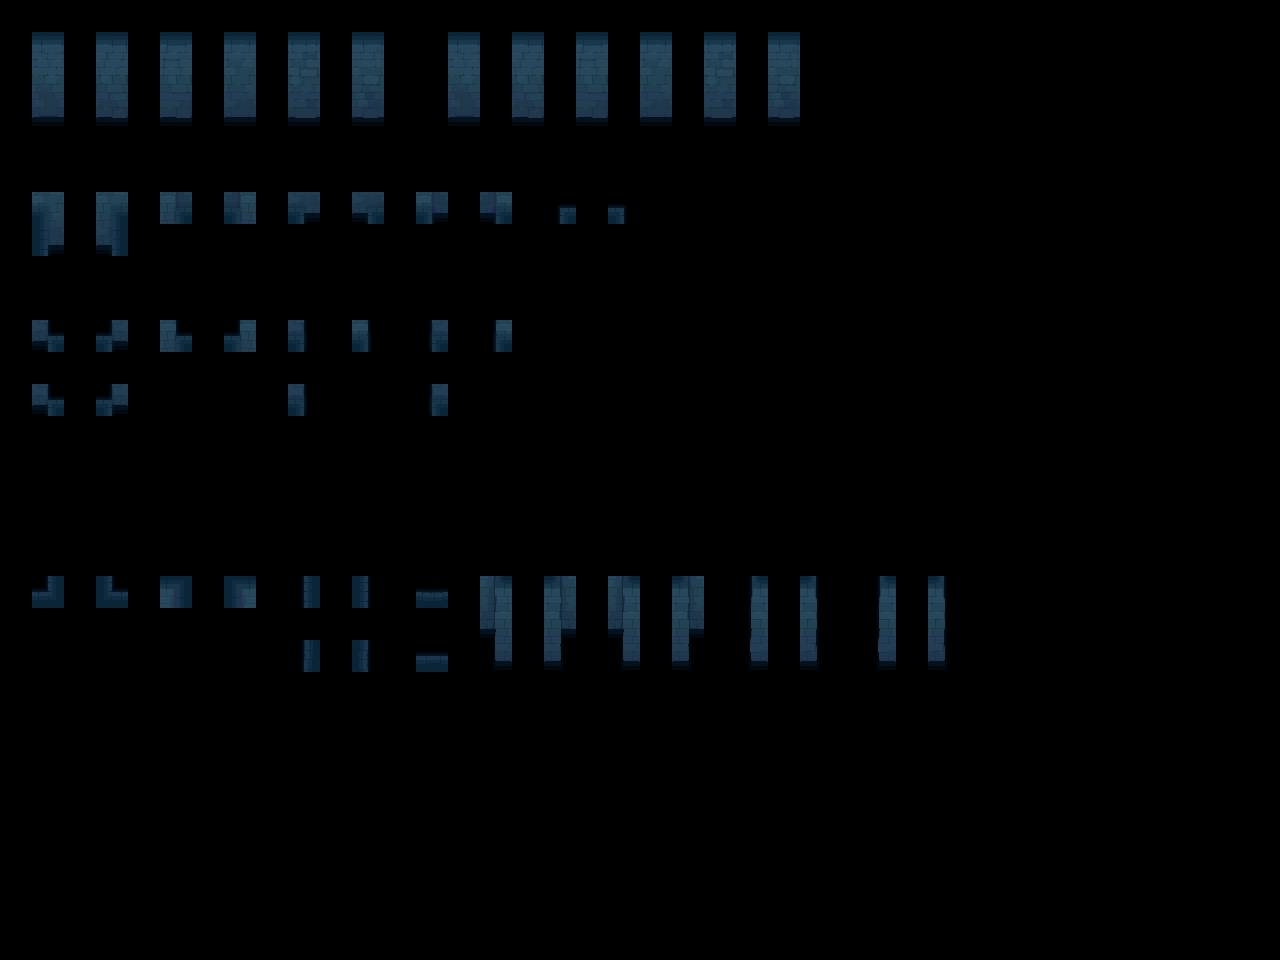

Tiled map render using the project's own tile images. Description and the whole map definition, tile-layer contents included, below:
An orthogonal 40x30 tile map with 32x32 px tiles, 2 tile layers (input_wall-1-2-3, output_wall-1-2-3) and 5 objects.

<map version="1.9" tiledversion="1.9.2" orientation="orthogonal" renderorder="right-down" width="40" height="30" tilewidth="32" tileheight="32" infinite="0" nextlayerid="4" nextobjectid="7">
 <properties>
  <property name="MatchInOrder" type="bool" value="true" />
 </properties>
 <tileset firstgid="1" source="../Tilesets/Tileset - wall 1.tsx" />
 <layer id="1" name="input_wall-1-2-3" width="40" height="30" opacity="0.83">
  <data encoding="csv">
0,0,0,0,0,0,0,0,0,0,0,0,0,0,0,0,0,0,0,0,0,0,0,0,0,0,0,0,0,0,0,0,0,0,0,0,0,0,0,0,
0,67,0,67,0,67,0,67,0,67,0,67,0,0,67,0,67,0,67,0,67,0,67,0,67,0,0,0,0,0,0,0,0,0,0,0,0,0,0,0,
0,83,0,83,0,83,0,83,0,83,0,83,0,0,83,0,83,0,83,0,83,0,83,0,83,0,0,0,0,0,0,0,0,0,0,0,0,0,0,0,
0,99,0,99,0,99,0,99,0,99,0,99,0,0,99,0,99,0,99,0,99,0,99,0,99,0,0,0,0,0,0,0,0,0,0,0,0,0,0,0,
0,0,0,0,0,0,0,0,0,0,0,0,0,0,0,0,0,0,0,0,0,0,0,0,0,0,0,0,0,0,0,0,0,0,0,0,0,0,0,0,
0,0,0,0,0,0,0,0,0,0,0,0,0,0,0,0,0,0,0,0,0,0,0,0,0,0,0,0,0,0,0,0,0,0,0,0,0,0,0,0,
0,6,0,8,0,12,0,44,0,38,0,40,0,58,0,74,0,17,0,21,0,0,0,0,0,0,0,0,0,0,0,0,0,0,0,0,0,0,0,0,
0,22,0,24,0,0,0,0,0,0,0,0,0,0,0,0,0,0,0,0,0,0,0,0,0,0,0,0,0,0,0,0,0,0,0,0,0,0,0,0,
0,0,0,0,0,0,0,0,0,0,0,0,0,0,0,0,0,0,0,0,0,0,0,0,0,0,0,0,0,0,0,0,0,0,0,0,0,0,0,0,
0,0,0,0,0,0,0,0,0,0,0,0,0,0,0,0,0,0,0,0,0,0,0,0,0,0,0,0,0,0,0,0,0,0,0,0,0,0,0,0,
0,76,0,108,0,109,0,125,0,102,0,118,0,104,0,120,0,0,0,0,0,0,0,0,0,0,0,0,0,0,0,0,0,0,0,0,0,0,0,0,
0,0,0,0,0,0,0,0,0,0,0,0,0,0,0,0,0,0,0,0,0,0,0,0,0,0,0,0,0,0,0,0,0,0,0,0,0,0,0,0,
0,30,0,29,0,0,0,0,0,13,0,0,0,15,0,0,0,0,0,0,0,0,0,0,0,0,0,0,0,0,0,0,0,0,0,0,0,0,0,0,
0,0,0,0,0,0,0,0,0,0,0,0,0,0,0,0,0,0,0,0,0,0,0,0,0,0,0,0,0,0,0,0,0,0,0,0,0,0,0,0,
0,0,0,0,0,0,0,0,0,0,0,0,0,0,0,0,0,0,0,0,0,0,0,0,0,0,0,0,0,0,0,0,0,0,0,0,0,0,0,0,
0,0,0,0,0,0,0,0,0,0,0,0,0,0,0,0,0,0,0,0,0,0,0,0,0,0,0,0,0,0,0,0,0,0,0,0,0,0,0,0,
0,0,0,0,0,0,0,0,0,0,0,0,0,0,0,0,0,0,0,0,0,0,0,0,0,0,0,0,0,0,0,0,0,0,0,0,0,0,0,0,
0,0,0,0,0,0,0,0,0,0,0,0,0,0,0,0,0,0,0,0,0,0,0,0,0,0,0,0,0,0,0,0,0,0,0,0,0,0,0,0,
0,18,0,20,0,50,0,52,0,33,0,37,0,3,0,66,0,68,0,66,0,68,0,49,0,53,0,49,0,53,0,0,0,0,0,0,0,0,0,0,
0,0,0,0,0,0,0,0,0,0,0,0,0,0,0,82,0,84,0,82,0,84,0,65,0,69,0,65,0,69,0,0,0,0,0,0,0,0,0,0,
0,0,0,0,0,0,0,0,0,33,0,37,0,3,0,98,0,100,0,98,0,100,0,81,0,85,0,81,0,85,0,0,0,0,0,0,0,0,0,0,
0,0,0,0,0,0,0,0,0,0,0,0,0,0,0,0,0,0,0,0,0,0,0,0,0,0,0,0,0,0,0,0,0,0,0,0,0,0,0,0,
0,0,0,0,0,0,0,0,0,0,0,0,0,0,0,0,0,0,0,0,0,0,0,0,0,0,0,0,0,0,0,0,0,0,0,0,0,0,0,0,
0,0,0,0,0,0,0,0,0,0,0,0,0,0,0,0,0,0,0,0,0,0,0,0,0,0,0,0,0,0,0,0,0,0,0,0,0,0,0,0,
0,0,0,0,0,0,0,0,0,0,0,0,0,0,0,0,0,0,0,0,0,0,0,0,0,0,0,0,0,0,0,0,0,0,0,0,0,0,0,0,
0,0,0,0,0,0,0,0,0,0,0,0,0,0,0,0,0,0,0,0,0,0,0,0,0,0,0,0,0,0,0,0,0,0,0,0,0,0,0,0,
0,0,0,0,0,0,0,0,0,0,0,0,0,0,0,0,0,0,0,0,0,0,0,0,0,0,0,0,0,0,0,0,0,0,0,0,0,0,0,0,
0,0,0,0,0,0,0,0,0,0,0,0,0,0,0,0,0,0,0,0,0,0,0,0,0,0,0,0,0,0,0,0,0,0,0,0,0,0,0,0,
0,0,0,0,0,0,0,0,0,0,0,0,0,0,0,0,0,0,0,0,0,0,0,0,0,0,0,0,0,0,0,0,0,0,0,0,0,0,0,0,
0,0,0,0,0,0,0,0,0,0,0,0,0,0,0,0,0,0,0,0,0,0,0,0,0,0,0,0,0,0,0,0,0,0,0,0,0,0,0,0
</data>
 </layer>
 <layer id="2" name="output_wall-1-2-3" width="40" height="30">
  <data encoding="csv">
0,0,0,0,0,0,0,0,0,0,0,0,0,0,0,0,0,0,0,0,0,0,0,0,0,0,0,0,0,0,0,0,0,0,0,0,0,0,0,0,
0,145,0,146,0,147,0,148,0,149,0,150,0,0,152,0,153,0,154,0,155,0,156,0,157,0,0,0,0,0,0,0,0,0,0,0,0,0,0,0,
0,161,0,162,0,163,0,164,0,165,0,166,0,0,168,0,169,0,170,0,171,0,172,0,173,0,0,0,0,0,0,0,0,0,0,0,0,0,0,0,
0,177,0,178,0,179,0,180,0,181,0,182,0,0,184,0,185,0,186,0,187,0,188,0,189,0,0,0,0,0,0,0,0,0,0,0,0,0,0,0,
0,0,0,0,0,0,0,0,0,0,0,0,0,0,0,0,0,0,0,0,0,0,0,0,0,0,0,0,0,0,0,0,0,0,0,0,0,0,0,0,
0,0,0,0,0,0,0,0,0,0,0,0,0,0,0,0,0,0,0,0,0,0,0,0,0,0,0,0,0,0,0,0,0,0,0,0,0,0,0,0,
0,7,0,9,0,28,0,60,0,39,0,41,0,59,0,75,0,2,0,4,0,0,0,0,0,0,0,0,0,0,0,0,0,0,0,0,0,0,0,0,
0,23,0,25,0,0,0,0,0,0,0,0,0,0,0,0,0,0,0,0,0,0,0,0,0,0,0,0,0,0,0,0,0,0,0,0,0,0,0,0,
0,0,0,0,0,0,0,0,0,0,0,0,0,0,0,0,0,0,0,0,0,0,0,0,0,0,0,0,0,0,0,0,0,0,0,0,0,0,0,0,
0,0,0,0,0,0,0,0,0,0,0,0,0,0,0,0,0,0,0,0,0,0,0,0,0,0,0,0,0,0,0,0,0,0,0,0,0,0,0,0,
0,92,0,124,0,110,0,126,0,103,0,119,0,105,0,121,0,0,0,0,0,0,0,0,0,0,0,0,0,0,0,0,0,0,0,0,0,0,0,0,
0,0,0,0,0,0,0,0,0,0,0,0,0,0,0,0,0,0,0,0,0,0,0,0,0,0,0,0,0,0,0,0,0,0,0,0,0,0,0,0,
0,46,0,45,0,0,0,0,0,14,0,0,0,16,0,0,0,0,0,0,0,0,0,0,0,0,0,0,0,0,0,0,0,0,0,0,0,0,0,0,
0,0,0,0,0,0,0,0,0,0,0,0,0,0,0,0,0,0,0,0,0,0,0,0,0,0,0,0,0,0,0,0,0,0,0,0,0,0,0,0,
0,0,0,0,0,0,0,0,0,0,0,0,0,0,0,0,0,0,0,0,0,0,0,0,0,0,0,0,0,0,0,0,0,0,0,0,0,0,0,0,
0,0,0,0,0,0,0,0,0,0,0,0,0,0,0,0,0,0,0,0,0,0,0,0,0,0,0,0,0,0,0,0,0,0,0,0,0,0,0,0,
0,0,0,0,0,0,0,0,0,0,0,0,0,0,0,0,0,0,0,0,0,0,0,0,0,0,0,0,0,0,0,0,0,0,0,0,0,0,0,0,
0,0,0,0,0,0,0,0,0,0,0,0,0,0,0,0,0,0,0,0,0,0,0,0,0,0,0,0,0,0,0,0,0,0,0,0,0,0,0,0,
0,193,0,194,0,209,0,210,0,195,0,196,0,197,0,198,0,199,0,200,0,201,0,202,0,203,0,204,0,205,0,0,0,0,0,0,0,0,0,0,
0,0,0,0,0,0,0,0,0,0,0,0,0,0,0,214,0,215,0,216,0,217,0,218,0,219,0,220,0,221,0,0,0,0,0,0,0,0,0,0,
0,0,0,0,0,0,0,0,0,211,0,212,0,213,0,230,0,231,0,232,0,233,0,234,0,235,0,236,0,237,0,0,0,0,0,0,0,0,0,0,
0,0,0,0,0,0,0,0,0,0,0,0,0,0,0,0,0,0,0,0,0,0,0,0,0,0,0,0,0,0,0,0,0,0,0,0,0,0,0,0,
0,0,0,0,0,0,0,0,0,0,0,0,0,0,0,0,0,0,0,0,0,0,0,0,0,0,0,0,0,0,0,0,0,0,0,0,0,0,0,0,
0,0,0,0,0,0,0,0,0,0,0,0,0,0,0,0,0,0,0,0,0,0,0,0,0,0,0,0,0,0,0,0,0,0,0,0,0,0,0,0,
0,0,0,0,0,0,0,0,0,0,0,0,0,0,0,0,0,0,0,0,0,0,0,0,0,0,0,0,0,0,0,0,0,0,0,0,0,0,0,0,
0,0,0,0,0,0,0,0,0,0,0,0,0,0,0,0,0,0,0,0,0,0,0,0,0,0,0,0,0,0,0,0,0,0,0,0,0,0,0,0,
0,0,0,0,0,0,0,0,0,0,0,0,0,0,0,0,0,0,0,0,0,0,0,0,0,0,0,0,0,0,0,0,0,0,0,0,0,0,0,0,
0,0,0,0,0,0,0,0,0,0,0,0,0,0,0,0,0,0,0,0,0,0,0,0,0,0,0,0,0,0,0,0,0,0,0,0,0,0,0,0,
0,0,0,0,0,0,0,0,0,0,0,0,0,0,0,0,0,0,0,0,0,0,0,0,0,0,0,0,0,0,0,0,0,0,0,0,0,0,0,0,
0,0,0,0,0,0,0,0,0,0,0,0,0,0,0,0,0,0,0,0,0,0,0,0,0,0,0,0,0,0,0,0,0,0,0,0,0,0,0,0
</data>
 </layer>
 <objectgroup id="3" name="rule_options" offsetx="-10.6667" offsety="-16.6667">
  <object id="1" x="22" y="28" width="131" height="124.667">
   <properties>
    <property name="Disabled" type="bool" value="false" />
    <property name="Probability" type="float" value="0.4" />
   </properties>
  </object>
  <object id="2" x="28" y="180.667" width="917.333" height="320">
   <properties>
    <property name="Disabled" type="bool" value="false" />
    <property name="Probability" type="float" value="0.25" />
   </properties>
  </object>
  <object id="4" x="29.6667" y="568.333" width="955" height="178.333">
   <properties>
    <property name="Probability" type="float" value="0.25" />
   </properties>
  </object>
  <object id="5" x="448.667" y="28.6667" width="497" height="129">
   <properties>
    <property name="Probability" type="float" value="0.15" />
   </properties>
  </object>
  <object id="6" x="162.667" y="29" width="243.333" height="123.667">
   <properties>
    <property name="Probability" type="float" value="0.25" />
   </properties>
  </object>
 </objectgroup>
</map>
